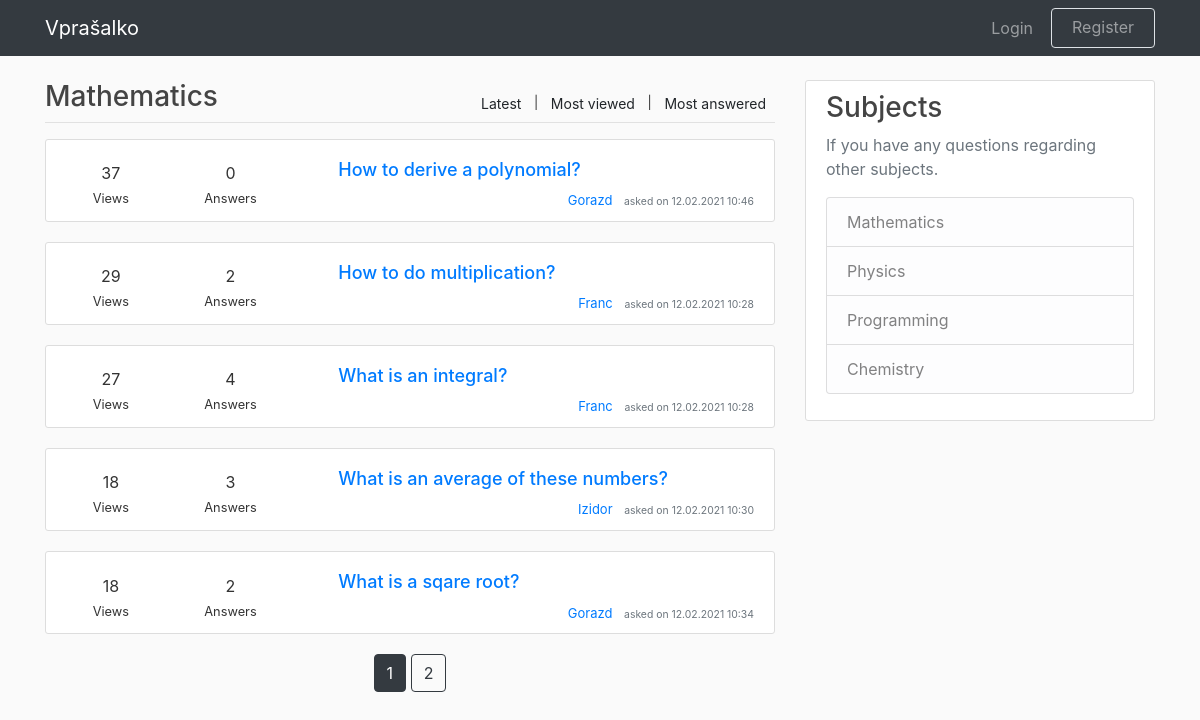
The app's page /home/most_viewed with its own data.
### application/models.py (models this page shows, shortened)
class Question(db.Model, UserMixin):
    id = db.Column(db.Integer, primary_key=True)
    title = db.Column(db.String(100), nullable=False)
    date_posted = db.Column(
        db.DateTime, nullable=False, default=datetime.utcnow
    )
    content = db.Column(db.Text, nullable=False)
    views = db.Column(db.Integer, default=0)
    num_answers = db.Column(db.Integer, default=0)
    user_id = db.Column(db.Integer, db.ForeignKey('user.id'), nullable=False)
    answers = db.relationship(
        "Answer", backref="title", lazy=True, cascade="all, delete-orphan"
    )

class User(db.Model, UserMixin):
    id = db.Column(db.Integer, primary_key=True)
    username = db.Column(db.String(15), unique=True, nullable=False)
    email = db.Column(db.String(120), unique=True, nullable=False)
    password = db.Column(db.String(20), nullable=False)
    description = db.Column(
        db.String(300), nullable=False, default="No description yet."
    )
    questions = db.relationship('Question', backref='author', lazy=True)
    answers = db.relationship('Answer', backref='author', lazy=True)

### application/routes.py (the view)
@app.route("/home/most_viewed")
def most_viewed():
    page = request.args.get("page", default=1, type=int)
    questions = (
        Question.query
        .order_by(Question.views.desc())
        .paginate(page=page, per_page=5)
    )
    return render_template("home.html", questions=questions)

### application/templates/home.html
{% extends "layout.html" %}
{% block content %}
    <div class="col-md-8 pd-0 mg-0">
        <div class="forum-title">
            <div class="float-right forum-desc filter">
                <small>
                    <a class="btn btn-sm btn-custom"
                    href="/"> Latest</a> |
                    <a class="btn btn-sm btn-custom"
                    href="{{ url_for('most_viewed') }}">Most viewed</a> |
                    <a class="btn btn-sm btn-custom"
                    href="{{ url_for('most_answered') }}">Most answered</a>
                </small>
            </div>
            <h3>Mathematics</h3>
        </div>
        <hr class="title-line">
        {% for question in questions.items %}
            <article class="media content-section">
                <div class="media-body">
                    <div class="row">
                        <div class="col-md-2 question-info mt-auto mb-auto">
                            <span class="likes-number">{{ question.views }}</span>
                            <div>
                                <small>Views</small>
                            </div>
                        </div>
                        <div class="col-md-2 question-info mt-auto mb-auto">
                            <span class="answers-number">{{ question.num_answers }}</span>
                            <div>
                                <small>Answers</small>
                            </div>
                        </div>
                        <div class="col-md-8 pl-5">
                            <h3>
                                <a class="article-title"
                                href="{{ url_for('question_post', question_id=question.id) }}">
                                    {{ question.title }}
                                </a>
                            </h3>
                            <div class="article-metadata article-info">
                                <a class="mr-2"
                                href="{{ url_for('user_profile', username=question.author.username) }}">
                                    {{ question.author.username }}
                                </a>
                                <small class="text-muted">
                                    asked on {{ question.date_posted.strftime('%d.%m.%Y %H:%M') }}
                                </small>
                            </div>
                        </div>
                    </div>
                </div>
            </article>
        {% endfor %}
        <div class="page-align">
            {% for page_num in questions.iter_pages(
                left_edge=1, right_edge=1, left_current=1, right_current=2
            ) %}
                {% if page_num %}
                    {% if questions.page == page_num %}
                        <a class="btn btn-dark mb-4"
                        href="{{ url_for('home', page=page_num) }}">{{ page_num }}</a>
                    {% else %}
                        <a class="btn btn-outline-dark mb-4"
                        href="{{ url_for('home', page=page_num) }}">{{ page_num }}</a>
                    {% endif %}
                {% else %}
                    ...
                {% endif %}
            {% endfor %}
        </div>
    </div>
    {% include "sidebar.html" %}
{% endblock content %}

### application/static/style.css (style rules this page uses)
body { background: #fafafa; color: #333333; margin-top: 5rem; }
h1, h2, h3, h4, h5, h6 { color: #444444; }
.content-section { background: #ffffff; padding: 10px 20px; border: 1px solid #dddddd; border-radius: 3px; margin-bottom: 20px; }
.filter { margin-top: 8px; }
.title-line { margin-top: 0px; }
.question-info { padding-top: 10px; text-align: center; }
.article-title { font-size: large; text-align: center }
.article-info { text-align: right; font-size: small; }
.page-align { text-align: center; }

### records on screen
Question: views "37", num_answers "0", title "How to derive a polynomial?", author.username "Gorazd", date_posted "12.02.2021 10:46"
Question: views "29", num_answers "2", title "How to do multiplication?", author.username "Franc", date_posted "12.02.2021 10:28"
Question: views "27", num_answers "4", title "What is an integral?", author.username "Franc", date_posted "12.02.2021 10:28"
Question: views "18", num_answers "3", title "What is an average of these numbers?", author.username "Izidor", date_posted "12.02.2021 10:30"
Question: views "18", num_answers "2", title "What is a sqare root?", author.username "Gorazd", date_posted "12.02.2021 10:34"

### other values on screen
{{ page_num }} "1"
{{ page_num }} "2"
